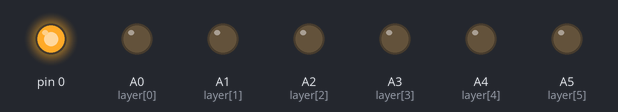
Bench run of a sketch on a simulated Arduino Uno, built with avr-gcc and run on an emulated ATmega328P. Shown: output pins drawn as LEDs (lit = HIGH). Pins used as bus, display or sensor lines are not drawn.

Above: at 0.1 s.
At 5.1 s:
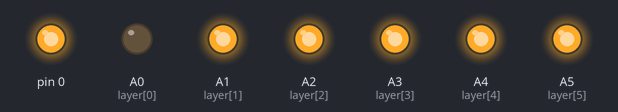
At 15.1 s:
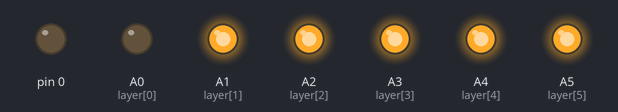
At 17.1 s:
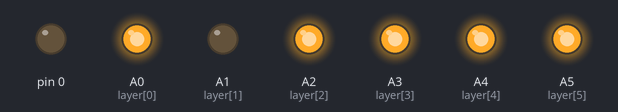
At 29.1 s:
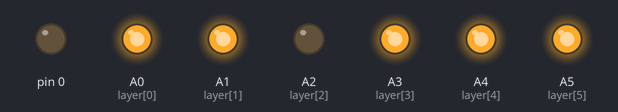
Timing chart, 0 to 30.6 s (numbered marks = the images above):
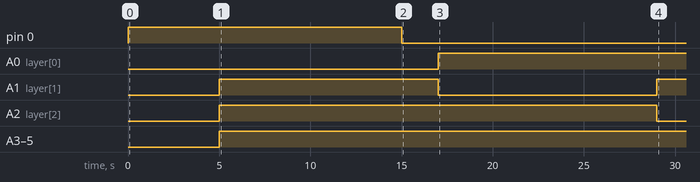

The sketch:

_5x5x6_cube_r_to_g.ino
```cpp
//For the purposes of this series of code, the entire cube will begin colour "A" and steadily become colour "B"

//Initlizing the pins
int row[]={1,2,3,4,5};
int column[]={6,7,8,9,10};
int layer[]={A0,A1,A2,A3,A4,A5};
int pinCount=6;

//Declaring the pins as output
void setup(){
  for(int thisPin = 0; thisPin < pinCount; thisPin++){
    pinMode(row[thisPin],OUTPUT);
    pinMode(column[thisPin],OUTPUT);
    pinMode(layer[thisPin],OUTPUT);
  }
}

//Now the actual code
void loop(){
  //The code which uses for loops and the above arrays
    //Makes all enable pins low to transfer data then second for loop sets each row high and each column low to make all LEDs colour "A"
    for(int thisPin = 0; thisPin < pinCount; thisPin++){
      digitalWrite(layer[thisPin],LOW);
    };
    for(int thisPin = 0; thisPin < pinCount; thisPin++){
      digitalWrite(row[thisPin],HIGH);
      digitalWrite(column[thisPin],LOW);
    };
    delay(5000);
   //Now to start the turning of colour "A" to colour "B". We begin by making all layers high for data will only be transfercolour "A" as we turn each layer back on
   for(int thisPin = 0; thisPin < pinCount; thisPin++){
      digitalWrite(layer[thisPin],HIGH);
   };
   //We continue by making layer 1 low. Then we use the for loop to gradually change each LED from colour "A" to colour "B"
   digitalWrite(layer[0],LOW);
   for(int thisPin = 0; thisPin < pinCount; thisPin++){
      digitalWrite(row[thisPin],LOW);
      digitalWrite(column[thisPin],HIGH);
      delay(2000);
   };
   //We continue by making layer 2 low and the previous layer high. Then we use the for loop to gradually change each LED from colour "A" to colour "B"
   digitalWrite(layer[0],HIGH);
   digitalWrite(layer[1],LOW);
   for(int thisPin = 0; thisPin < pinCount; thisPin++){
      digitalWrite(row[thisPin],LOW);
      digitalWrite(column[thisPin],HIGH);
      delay(2000);
   };
   //We continue by making layer 3 low and the previous layer high. Then we use the for loop to gradually change each LED from colour "A" to colour "B"
   digitalWrite(layer[1],HIGH);
   digitalWrite(layer[2],LOW);
   for(int thisPin = 0; thisPin < pinCount; thisPin++){
      digitalWrite(row[thisPin],LOW);
      digitalWrite(column[thisPin],HIGH);
      delay(2000);
   };
   //We continue by making layer 4 low and the previous layer high. Then we use the for loop to gradually change each LED from colour "A" to colour "B"
   digitalWrite(layer[2],HIGH);
   digitalWrite(layer[3],LOW);
   for(int thisPin = 0; thisPin < pinCount; thisPin++){
      digitalWrite(row[thisPin],LOW);
      digitalWrite(column[thisPin],HIGH);
      delay(2000);
   };
   //We continue by making layer 5 low and the previous layer high. Then we use the for loop to gradually change each LED from colour "A" to colour "B"
   digitalWrite(layer[3],HIGH);
   digitalWrite(layer[4],LOW);
   for(int thisPin = 0; thisPin < pinCount; thisPin++){
      digitalWrite(row[thisPin],LOW);
      digitalWrite(column[thisPin],HIGH);
      delay(2000);
   };
   //We continue by making layer 6 low and the previous layer high. Then we use the for loop to gradually change each LED from colour "A" to colour "B"
   digitalWrite(layer[4],HIGH);
   digitalWrite(layer[5],LOW);
   for(int thisPin = 0; thisPin < pinCount; thisPin++){
      digitalWrite(row[thisPin],LOW);
      digitalWrite(column[thisPin],HIGH);
      delay(2000);
   };
}
```

Measured:
- by itself, pin 0: LOW → HIGH at 0.00 s, → LOW 15.0 s later
- by itself, A0 (layer[0]): LOW → HIGH at 17.0 s
- by itself, A1 (layer[1]): LOW → HIGH at 5.0 s, → LOW 12.0 s later, → HIGH 12.0 s later
- by itself, A2 (layer[2]): LOW → HIGH at 5.0 s, → LOW 24.0 s later
- by itself, A3 (layer[3]), A4 (layer[4]), A5 (layer[5]): LOW → HIGH at 5.0 s
